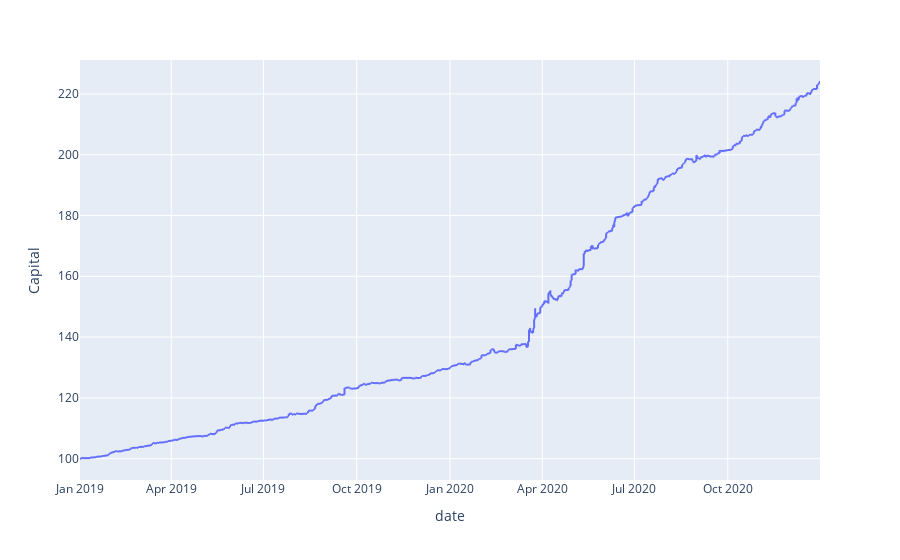

Notebook code for this chart:
### Code cell
a = bt_bull(100, dtt.date(2019,1,1), dtt.date(2021,1,1))
fig = px.line(a, x = a['date'], y=a['Capital'])
fig

### Figure 1 — Plotly figure (JSON) as saved in the notebook; plotly's stock layout.template omitted (floating-point values rounded to 4 significant figures; data arrays with more than 128 entries replaced by an {"elided": "..."} marker saying what was removed)
{"data": [{"hovertemplate": "date=%{x}<br>Capital=%{y}<extra></extra>", "legendgroup": "", "line": {"color": "#636efa", "dash": "solid"}, "marker": {"symbol": "circle"}, "mode": "lines", "name": "", "showlegend": false, "type": "scattergl", "x": {"elided": "1580 str values"}, "xaxis": "x", "y": {"elided": "1580 float values"}, "yaxis": "y"}], "layout": {"legend": {"tracegroupgap": 0}, "margin": {"t": 60}, "xaxis": {"anchor": "y", "domain": [0, 1], "title": {"text": "date"}}, "yaxis": {"anchor": "x", "domain": [0, 1], "title": {"text": "Capital"}}}}
